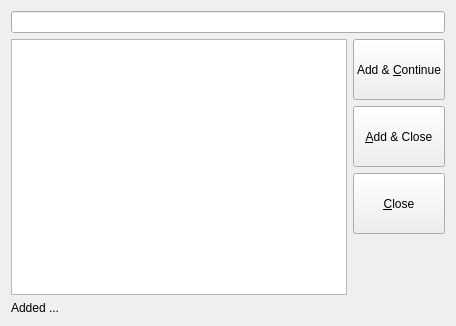
<?xml version="1.0" encoding="UTF-8"?>
<ui version="4.0">
 <class>SearchWidget</class>
 <widget class="QWidget" name="SearchWidget">
  <property name="geometry">
   <rect>
    <x>0</x>
    <y>0</y>
    <width>456</width>
    <height>326</height>
   </rect>
  </property>
  <property name="windowTitle">
   <string>Form</string>
  </property>
  <layout class="QVBoxLayout" name="verticalLayout">
   <item>
    <widget class="QLineEdit" name="searchLine"/>
   </item>
   <item>
    <layout class="QVBoxLayout" name="vbox">
     <item>
      <layout class="QGridLayout" name="gridLayout">
       <item row="3" column="1">
        <widget class="QPushButton" name="closeBtn">
         <property name="sizePolicy">
          <sizepolicy hsizetype="Minimum" vsizetype="Expanding">
           <horstretch>0</horstretch>
           <verstretch>0</verstretch>
          </sizepolicy>
         </property>
         <property name="maximumSize">
          <size>
           <width>16777215</width>
           <height>75</height>
          </size>
         </property>
         <property name="text">
          <string>&amp;Close</string>
         </property>
        </widget>
       </item>
       <item row="2" column="1">
        <widget class="QPushButton" name="addCloseBtn">
         <property name="sizePolicy">
          <sizepolicy hsizetype="Minimum" vsizetype="Expanding">
           <horstretch>0</horstretch>
           <verstretch>0</verstretch>
          </sizepolicy>
         </property>
         <property name="maximumSize">
          <size>
           <width>16777215</width>
           <height>75</height>
          </size>
         </property>
         <property name="text">
          <string>&amp;Add &amp;&amp; Close</string>
         </property>
        </widget>
       </item>
       <item row="1" column="0" rowspan="4">
        <widget class="QListWidget" name="resultList">
         <property name="sizePolicy">
          <sizepolicy hsizetype="Expanding" vsizetype="Expanding">
           <horstretch>0</horstretch>
           <verstretch>0</verstretch>
          </sizepolicy>
         </property>
         <property name="font">
          <font>
           <pointsize>15</pointsize>
          </font>
         </property>
         <property name="verticalScrollBarPolicy">
          <enum>Qt::ScrollBarAsNeeded</enum>
         </property>
         <property name="horizontalScrollBarPolicy">
          <enum>Qt::ScrollBarAlwaysOff</enum>
         </property>
        </widget>
       </item>
       <item row="1" column="1">
        <widget class="QPushButton" name="addContBtn">
         <property name="sizePolicy">
          <sizepolicy hsizetype="Minimum" vsizetype="Expanding">
           <horstretch>0</horstretch>
           <verstretch>0</verstretch>
          </sizepolicy>
         </property>
         <property name="maximumSize">
          <size>
           <width>16777215</width>
           <height>75</height>
          </size>
         </property>
         <property name="text">
          <string>Add &amp;&amp; &amp;Continue</string>
         </property>
        </widget>
       </item>
       <item row="4" column="1">
        <spacer name="verticalSpacer">
         <property name="orientation">
          <enum>Qt::Vertical</enum>
         </property>
         <property name="sizeHint" stdset="0">
          <size>
           <width>0</width>
           <height>40</height>
          </size>
         </property>
        </spacer>
       </item>
      </layout>
     </item>
     <item>
      <widget class="QLabel" name="infoLabel">
       <property name="enabled">
        <bool>true</bool>
       </property>
       <property name="styleSheet">
        <string notr="true"/>
       </property>
       <property name="text">
        <string>Added ...</string>
       </property>
      </widget>
     </item>
    </layout>
   </item>
  </layout>
 </widget>
 <resources/>
 <connections>
  <connection>
   <sender>addContBtn</sender>
   <signal>clicked()</signal>
   <receiver>SearchWidget</receiver>
   <slot>addContinue()</slot>
   <hints>
    <hint type="sourcelabel">
     <x>88</x>
     <y>279</y>
    </hint>
    <hint type="destinationlabel">
     <x>5</x>
     <y>105</y>
    </hint>
   </hints>
  </connection>
  <connection>
   <sender>addCloseBtn</sender>
   <signal>clicked()</signal>
   <receiver>SearchWidget</receiver>
   <slot>addClose()</slot>
   <hints>
    <hint type="sourcelabel">
     <x>249</x>
     <y>282</y>
    </hint>
    <hint type="destinationlabel">
     <x>5</x>
     <y>187</y>
    </hint>
   </hints>
  </connection>
  <connection>
   <sender>closeBtn</sender>
   <signal>clicked()</signal>
   <receiver>SearchWidget</receiver>
   <slot>cancel()</slot>
   <hints>
    <hint type="sourcelabel">
     <x>404</x>
     <y>272</y>
    </hint>
    <hint type="destinationlabel">
     <x>449</x>
     <y>214</y>
    </hint>
   </hints>
  </connection>
  <connection>
   <sender>searchLine</sender>
   <signal>textChanged(QString)</signal>
   <receiver>SearchWidget</receiver>
   <slot>searchTextChanged(QString)</slot>
   <hints>
    <hint type="sourcelabel">
     <x>141</x>
     <y>23</y>
    </hint>
    <hint type="destinationlabel">
     <x>0</x>
     <y>52</y>
    </hint>
   </hints>
  </connection>
 </connections>
 <slots>
  <slot>addContinue()</slot>
  <slot>addClose()</slot>
  <slot>cancel()</slot>
  <slot>searchTextChanged(QString)</slot>
 </slots>
</ui>
